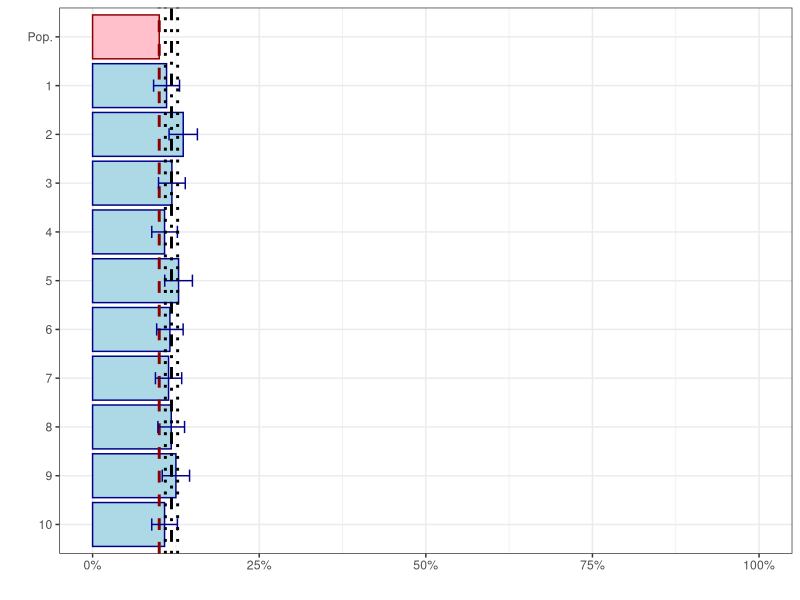

R code for this plot:
## ---- chunk 1
knitr::opts_chunk$set(echo = FALSE)

library(dplyr)
library(purrr)
library(reshape2)
library(ggplot2)
## ---- chunk 2
population.p <- .1
population.N <- 10000

population <- c(
  rep(1, population.N * population.p), 
  rep(0, population.N * (1 - population.p)))
## ---- chunk 3
sample.size <- 1000

complement <- function(x, rho) {
  y <- rnorm(length(x))
  x.perp <- residuals(lm(y ~ x))
  rho * sd(x.perp) * x + x.perp * sd(y) * sqrt(1 - rho^2)
}

take.sample <- function(x, n, data.defect.correlation) {
  proportion.to.sample <- n / length(x)
  y <- complement(x, data.defect.correlation * 2)
  sampling.p <- ecdf(y)(y) * proportion.to.sample * 2
  sample(x, size = n, replace = FALSE, prob = sampling.p)
}

samples <- (1:10) %>%
  map_dbl(
    function(x) {
      mean(take.sample(population, sample.size, 0.15))
    }
  )
## ---- chunk 4
prop.ci <- function(p, n, conf.level) {
  conf.level <- conf.level %>% as.character
  critical.values <- c('0.90' = 1.645, '0.95' = 1.96, '0.99' = 2.575)
  if(!conf.level %in% names(critical.values)) {
    stop(paste('Acceptable confidence levels:', paste(names(critical.values), collapse = ', ')))
  }
  moe <- critical.values[conf.level] * sqrt(p * (1 - p) / n)
  tibble(Low = p - moe, High = p + moe)
}

justmid <- function(d) {
  d %>%
    summarise(
      Mid = mean(p)
    )
}

minmax <- function(d) {
  d %>%
    summarise(
      Low = min(p),
      High = max(p)
    )
}

sdrange <- function(d) {
  d %>%
    summarise(
      Low = mean(p) - sd(p),
      High = mean(p) + sd(p)
    )
}

visualise.samples <- function(
    d, 
    include.mean = FALSE, 
    population.line = FALSE,
    range.function = NULL,
    confint = NULL) {
  
  d <- d %>%
    mutate(
      Sample = factor(
        Sample,
        levels = c(
          'Pop.', d$Sample[d$Sample!='Pop.']) %>% rev
      ),
      Colour = ifelse(
        Sample == 'Pop.',
        'Pop.', 'Sample'
      )
    )
  
  if(include.mean) {
    d.sample.summary <- d %>%
      filter(
        Sample != 'Pop.'
      ) %>%
      summarise(Mid = mean(p)) %>%
      melt(id = NULL, variable.name = 'Statistic', value.name = 'Value')
  } else {
    d.sample.summary <- tibble(
      Statistics = character(), Value = numeric()
    )
  }

  if(!is.null(range.function)) {
    d.sample.summary <- d %>%
      filter(
        Sample != 'Pop.'
      ) %>%
      range.function %>%
      melt(id = NULL, variable.name = 'Statistic', value.name = 'Value') %>%
      rbind(
        d.sample.summary
      )
  }
  
  p <- d %>%
    ggplot(
      aes(x = Sample, y = p, colour = Colour, fill = Colour)
    ) +
    geom_col()
  
  if(population.line) {
    p <- p +
      geom_hline(
        yintercept = d$p[d$Sample=='Pop.'],
        linetype = 'dashed',
        linewidth = 1,
        colour = 'darkred'
      )
  }
  
  if(!is.null(confint)) {
    p <- p +
      geom_errorbar(
        aes(
          ymin = Low,
          ymax = High
        ),
        data = tibble(d, prop.ci(d$p, d$n, confint)),
        width = 0.25
      )
  }
  
  if(nrow(d.sample.summary) > 0) {
    p <- p +
      geom_hline(
        aes(yintercept = Value, linetype = Statistic),
        linewidth = 1,
        data = d.sample.summary
      ) +
      scale_linetype_manual(
        values = c(
          Low = 'dotted', Mid = 'dotdash', High = 'dotted'), guide = 'none')
  }
  
  p +
    scale_x_discrete(
      '') +
    scale_y_continuous(
      '', limits = c(0,1), labels = scales::percent) +
    scale_colour_manual(
      values = c(
        'Pop.' = 'darkred', 'Sample' = 'darkblue'), guide = 'none') +
    scale_fill_manual(
      values = c(
        'Pop.' = 'pink', 'Sample' = 'lightblue'), guide = 'none') +
    coord_flip() +
    theme_bw()
}

tibble(
  Sample = c('Pop.', 1:length(samples)), 
  n = c(NA, rep(sample.size, length(samples))),
  p = c(mean(population), samples)
  ) %>%
  visualise.samples(
    include.mean = TRUE, population.line = TRUE, range.function = sdrange, confint = .95)
